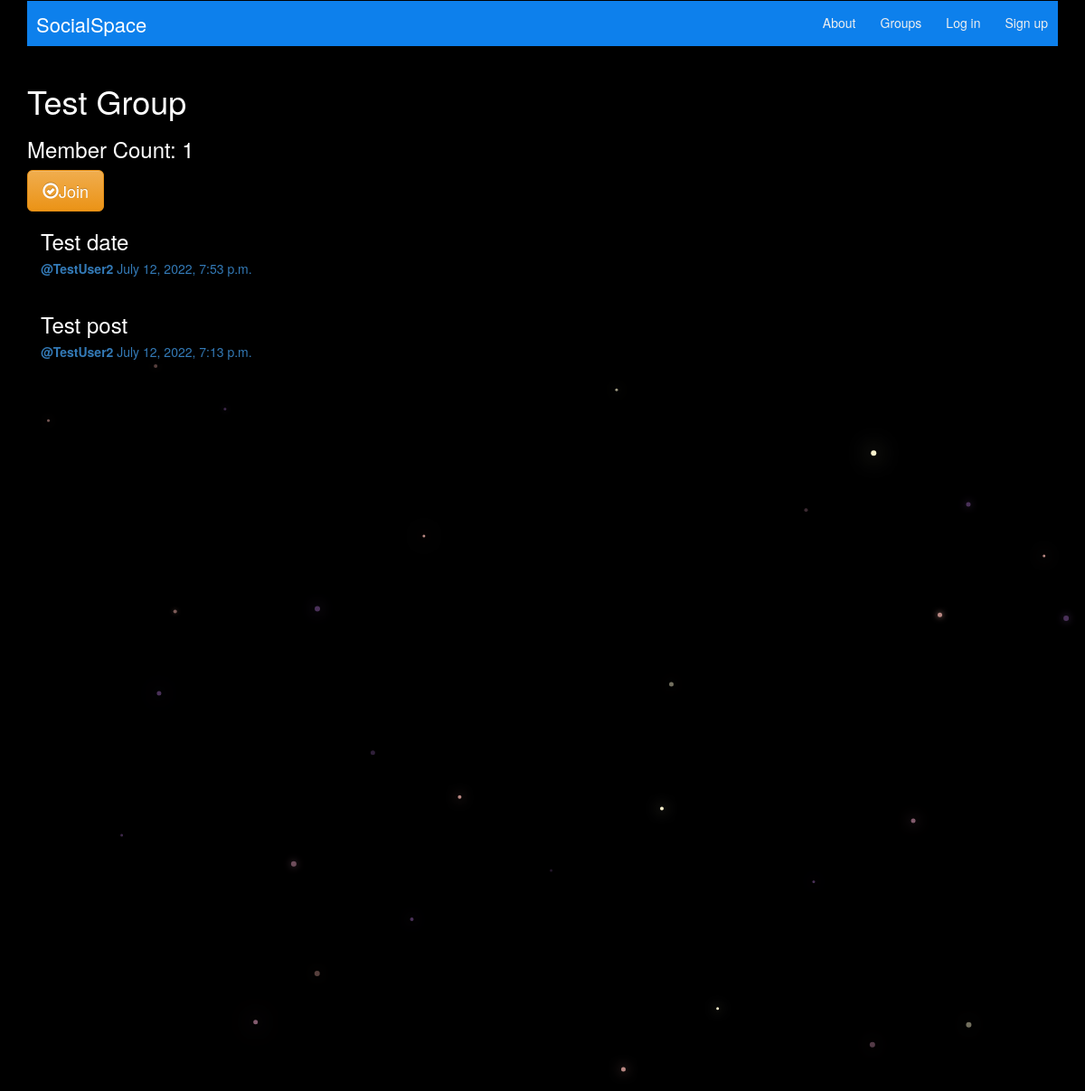
The page /groups/posts/in/test-group/ on the database its author committed.
### groups/models.py (models this page shows, shortened)
class Group(models.Model):
    name = models.CharField(max_length = 40, unique = True)
    slug = models.SlugField(allow_unicode = True, unique = True)
    description = models.TextField(blank = True, default = "")
    description_html = models.TextField(editable = False, default = "", blank = True)
    members = models.ManyToManyField(User, through = "GroupMember")

### posts/models.py (models this page shows, shortened)
class Post(models.Model):
    user = models.ForeignKey(User, related_name="posts", on_delete=models.DO_NOTHING)
    created_at = models.DateTimeField(auto_now=True)
    message = models.TextField()
    message_html = models.TextField(editable=False)
    group = models.ForeignKey(Group, related_name="posts",null=True, blank=True, on_delete=models.DO_NOTHING)
    class Meta:
        ordering = ["-created_at"]
        unique_together = ["user", "message"]

### groups/views.py (the view)
# urls.py: url(r"^posts/in/(?P<slug>[-\w]+)/$", views.SingleGroup.as_view(), name = "single"),
class SingleGroup(generic.DetailView):
    model = Group

### groups/templates/groups/group_detail.html
{% extends "groups/group_base.html" %}
{% block pregroup %}
  <h1>{{ group.name }}</h1>
  <h3>Member Count: {{ group.members.count }}</h3>
  <div class="content">
    {% if user in group.members.all %}
      <a href="{% url 'groups:leave' slug=group.slug %}" class="btn btn-lg btn-fill btn-warning"><span class="glyphicon glyphicon-remove-circle"></span>Leave</a>
    {% else %}
    <a href="{% url 'groups:join' slug=group.slug %}" class="btn btn-lg btn-fill btn-warning"><span class="glyphicon glyphicon-ok-circle"></span>Join</a>
    {% endif %}
  </div>
{% endblock %}
{% block group_content %}
  <div class="col-md-8">
  	{% if group.posts.count == 0 %}
  	 <h2>No posts in this group yet!</h2>
  	{% else %}
  		{% for post in group.posts.all %}
  			{% include "posts/_post.html" %}
  		{% endfor %}
  	{% endif %}
  </div>
{% endblock %}

### posts/templates/posts/_post.html (shortened to what this page needs)
<div class="post media">
  <h3>{{ post.message_html|safe }}</h3>
  <div class="media-body">
    <h5 class="media-heading">
      <span class="username">
        <a href="{% url 'posts:for_user' username=post.user.username %}"><strong>@{{ post.user.username }}</strong></a>
      </span>
      <time class="time">
        <a href="{% url 'posts:single' username=post.user.username pk=post.pk %}">{{ post.created_at }}</a>
      </time>
    </h5>
  </div>
</div>

### static/socialspace/css/master.css (style rules this page uses)
* { box-sizing: border-box; }
body { margin: 0; overflow: hidden; background-color: black; color:white; }

### rows shown on the page
Group: name "Test Group", members.count "1"
Post: message_html "Test date", user.username "TestUser2", created_at "July 12, 2022, 7:53 p.m."
Post: message_html "Test post", user.username "TestUser2", created_at "July 12, 2022, 7:13 p.m."
